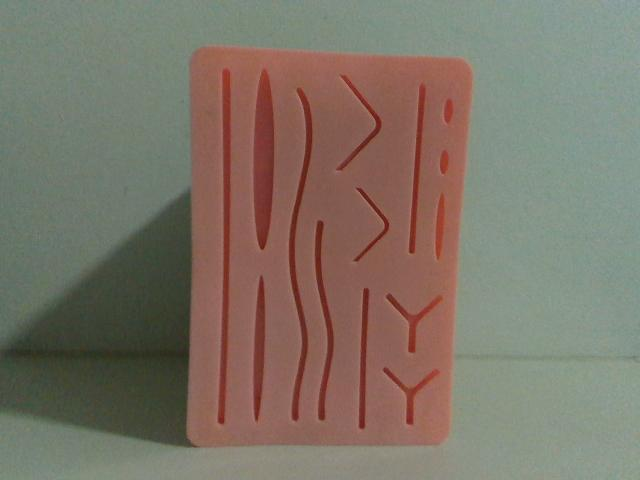
#> input picture create_dataset/train/img-0_1_png.rf.e2aa18b54ad8e1733dd85aa7698c1090.jpg, 640 x 480 px
$ python -i stitching.py   (imports and definitions only)
#> lines starting #> are read from the running program, lines starting #| are printed output that depends on the picture
import cv2
import numpy as np
from typing import Dict, Tuple, List, Optional

# ============================================================
# Mask ingestion & hygiene
# ============================================================

# [39 lines left out: functions _as_binary_mask, _clean_mask, not called in this run]

def _fallback_if_empty(cleaned: np.ndarray, raw_bin: np.ndarray) -> np.ndarray:
    return cleaned if cv2.countNonZero(cleaned) > 0 else raw_bin

# [66 lines left out: functions _debug_safe_return, _largest_contour, _neighbors8, _polyline_arclen, _resample_polyline, _sample_along_polyline_by_step, not called in this run]

# ============================================================
# Skeleton build + pruning
# ============================================================

def _skeletonize_morph(bin_img: np.ndarray) -> np.ndarray:
    img = (bin_img > 0).astype(np.uint8) * 255
    skel = np.zeros_like(img)
    elem = cv2.getStructuringElement(cv2.MORPH_CROSS, (3, 3))
    eroded = img.copy()
    while True:
        opened = cv2.morphologyEx(eroded, cv2.MORPH_OPEN, elem)
        temp = cv2.subtract(eroded, opened)
        skel = cv2.bitwise_or(skel, temp)
        eroded = cv2.erode(eroded, elem)
        if cv2.countNonZero(eroded) == 0:
            break
    return (skel > 0).astype(np.uint8) * 255

# [946 lines left out: functions _prune_skeleton_spurs, _skeleton_graph, _bfs_parents, _reconstruct_path, _poly_from_idx_list, _normals_from_polyline and 20 more, not called in this run]

# ============================================================
# Back-compat + UI aliases
# ============================================================

def draw_running_suture_centerline(*args, **kwargs):
    return draw_running_suture_auto(*args, **kwargs)

def draw_running_suture_contour_spline(*args, **kwargs):
    return draw_running_suture_auto(*args, **kwargs)

def draw_running_suture_spline(*args, **kwargs):
    return draw_running_suture_auto(*args, **kwargs)

def draw_stitching_perp(*args, **kwargs):
    return draw_stitching_pattern(*args, **kwargs)

def draw_stitching_continuous(*args, **kwargs):
    return draw_running_suture_auto(*args, **kwargs)

def draw_stitching_mold(*args, **kwargs):
    return draw_stitching_mold_border(*args, **kwargs)

def draw_stitching_bezier_mode(*args, **kwargs):
    return draw_stitching_bezier(*args, **kwargs)

>>> import cv2
>>> picture = cv2.imread('../../../../../../create_dataset/train/img-0_1_png.rf.e2aa18b54ad8e1733dd85aa7698c1090.jpg', cv2.IMREAD_GRAYSCALE)
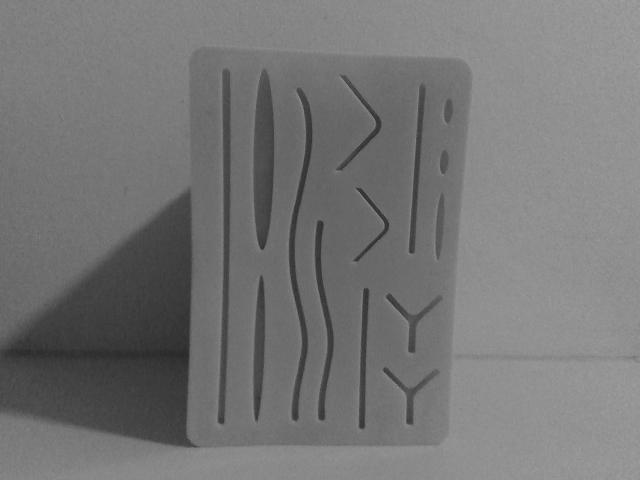
#> picture: shape (480, 640); min 37, max 163, mean 117.7
>>> result = _skeletonize_morph(picture)
#> in _skeletonize_morph, `img = (bin_img > 0).astype(np.uint8) * 255`: img: shape (480, 640); every value is 255
#> (the run stopped early here; a loop or call above may not have finished)
